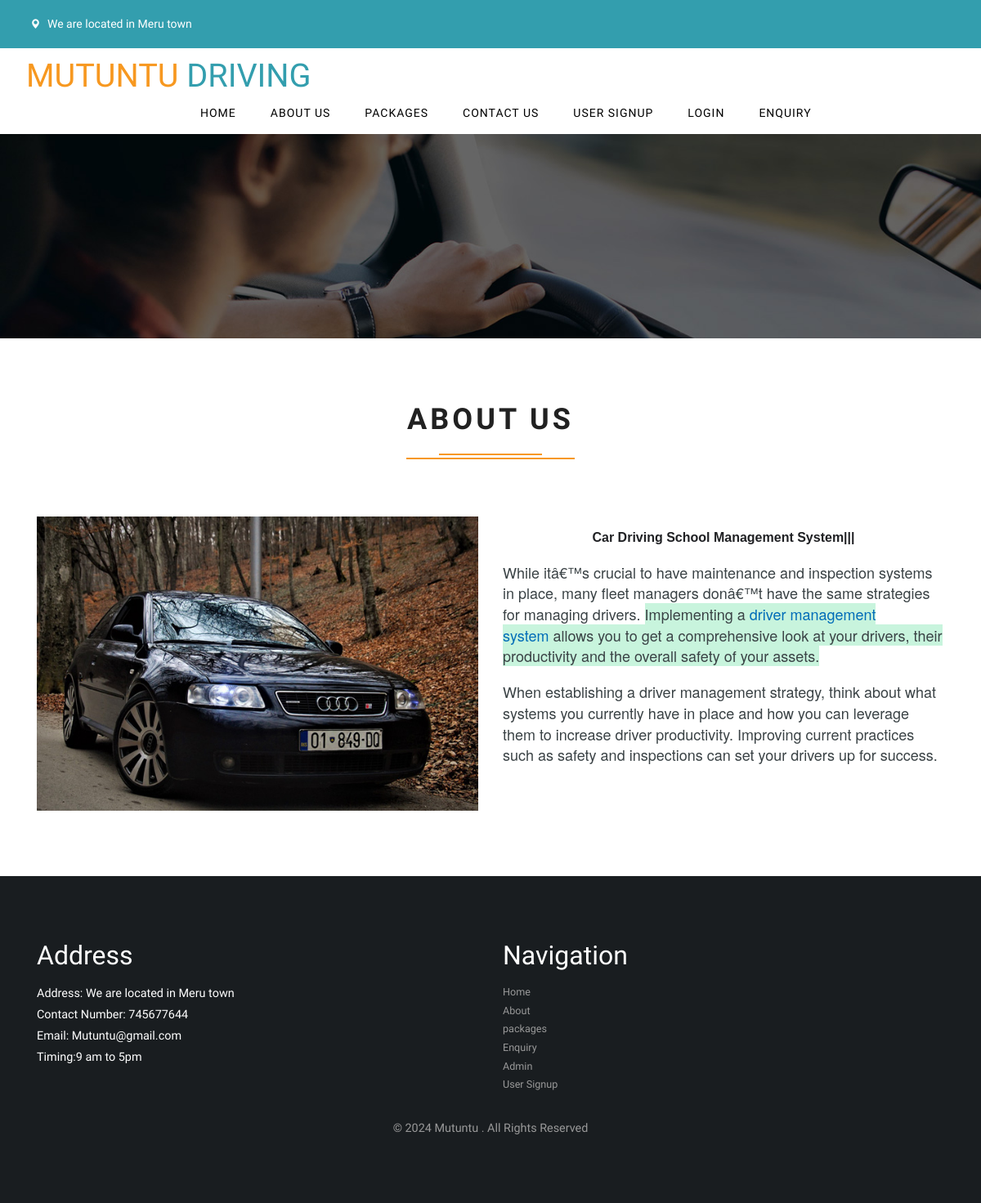
Page /about.php on the committed database.
### tables this page shows
CREATE TABLE `tblpage` (
  `ID` int(10) NOT NULL,
  `PageType` varchar(200) DEFAULT NULL,
  `PageTitle` mediumtext DEFAULT NULL,
  `PageDescription` mediumtext DEFAULT NULL,
  `Email` varchar(200) DEFAULT NULL,
  `MobileNumber` bigint(10) DEFAULT NULL,
  `UpdationDate` date DEFAULT NULL,
  `Timing` varchar(200) NOT NULL
);

### about.php (the view, shortened to what this page needs)
<?php
include('includes/dbconnection.php');
?>
<!DOCTYPE html>
<html lang="en">
<head>
<link href="css/bootstrap.css" rel="stylesheet" type="text/css" media="all" />
<link href="css/style.css" rel="stylesheet" type="text/css" media="all" />
<link href="css/font-awesome.css" rel="stylesheet">
</head>
<body>
	<?php include_once('includes/header.php');?>
	<div class="banner1">
	</div>
	<?php
$ret=mysqli_query($con,"select * from tblpage where PageType='aboutus' ");
while ($row=mysqli_fetch_array($ret)) {
?>
	<div class="about-top">
		<div class="container">
			<div class="w3l-heading">
				<h2 class="w3ls_head">About Us </h2>
			</div>
			<div class="wthree-services-bottom-grids">
				<div class="col-md-6 wthree-services-left">
					<img src="images/5.jpg" Class="img-responsive" alt="">
				</div>
				<div class="col-md-6 wthree-services-right">
					<div class="wthree-services-right-top">
						<p><?php  echo $row['PageDescription'];?></p>
					</div>
							<?php } ?>
				</div>
				<div class="clearfix"> </div>
			</div>
		</div>
	</div>
	<?php include_once('includes/footer.php');?>
</body>
</html>

### includes/header.php (shortened to what this page needs)
<div class="header">
	<div class="header_left">
		<ul>
			<?php
			$ret = mysqli_query($con, "select * from tblpage where PageType='contactus' ");
			while ($row = mysqli_fetch_array($ret)) {
			?>
				<li><span class="glyphicon glyphicon-map-marker" aria-hidden="true"></span><?php echo $row['PageDescription']; ?></li>
			<?php } ?>
		</ul>
	</div>
	<div class="clearfix"></div>
</div>
<div class="header-bottom">
	<nav class="navbar navbar-default">
		<div class="navbar-header navbar-left">
			<h1><a class="navbar-brand" href="index.php"><span>MUTUNTU </span> DRIVING</a></h1>
		</div>
		<div class="collapse navbar-collapse navbar-right" id="bs-example-navbar-collapse-1">
			<nav class="link-effect-2" id="link-effect-2">
				<ul class="nav navbar-nav">
					<li><a href="index.php"><span data-hover="Home">Home</span></a></li>
					<li><a href="about.php"><span data-hover="About Us">About Us</span></a></li>
					<li><a href="packages.php"><span data-hover="Packages">Packages</span></a></li>
					<li><a href="contact-us.php"><span data-hover="Contact Us">Contact Us</span></a></li>
					<li><a href="users/signup.php"><span data-hover="User Signup">User Signup</span></a></li>
					<li><a href="users/index.php"><span data-hover="User Signup">Login</span></a></li>
					<li><a href="enquiry-form.php"><span data-hover="Enquiry">Enquiry</span></a></li>
				</ul>
			</nav>
		</div>
	</nav>
</div>

### includes/footer.php (shortened to what this page needs)
<div class="w3-agile-footer">
	<div class="container">
		<div class="footer-grids">
			<div class="col-md-6 footer-grid">
				<div class="footer-grid-heading">
					<h4>Address</h4>
				</div>
				<div class="footer-grid-info">
					<?php
					$ret = mysqli_query($con, "select * from tblpage where PageType='contactus' ");
					while ($row = mysqli_fetch_array($ret)) {
					?> <p style="color: white"> Address: <?php echo $row['PageDescription']; ?></p>
						<p style="color: white"> Contact Number: <?php echo $row['MobileNumber']; ?></p>
						<p style="color: white"> Email: <?php echo $row['Email']; ?></p>
						<p style="color: white">Timing:<?php echo $row['Timing']; ?></p>
					<?php } ?>
				</div>
			</div>
			<div class="col-md-6 footer-grid">
				<div class="footer-grid-heading">
					<h4>Navigation</h4>
				</div>
				<div class="footer-grid-info">
					<ul>
						<li><a href="index.php">Home</a></li>
						<li><a href="about.php">About</a></li>
						<li><a href="packages.php">packages</a></li>
						<li><a href="enquiry-form.php">Enquiry</a></li>
						<li><a href="admin/index.php">Admin</a></li>
						<li><a href="users/signup.php">User Signup</a></li>
					</ul>
				</div>
			</div>
			<div class="clearfix"> </div>
		</div>
		<div class="agileits-w3layouts-copyright">
			<p>© 2024 Mutuntu . All Rights Reserved</p>
		</div>
	</div>
</div>

### css/style.css (style rules this page uses)
html, body { font-size: 100%; font-family: 'Prompt', sans-serif; background:#ffffff; margin: 0; }
p,ul li,ol li { margin:0; font-size:14px; }
h1,h2,h3,h4,h5,h6 { font-family: 'Prompt', sans-serif; margin:0; }
ul,label { margin:0; padding:0; }
input[type="submit"],input[type="reset"],a,.w3_agileits_services1_grid1 { -webkit-transition: 0.5s ease-in; -moz-transition: 0.5s ease-in; -ms-transition: 0.5s ease-in; -o-transition: 0.5s ease-in; transition:0.5s ease-in; }
.header { background: #339eae; padding: 0.5em 2em; position:relative; }
.header_left { float: left; margin: 10px 0; }
.header_left ul li { color: #fff; list-style-type: none; font-size: 14px; display: inline-block; padding: 0px 12px 0px 0; }
.header_left ul li span { top: 1px; font-size: 12px; margin-right: 4px; padding: 4px 5px; border-radius: 3px; color: #fff; }
.banner1 { background:url(../images/banner.jpg) no-repeat 0px 0px; background-size:cover; -webkit-background-size:cover; -moz-background-size:cover; -o-background-size:cover; -ms-background-size:cover; min-height:250px; }
.navbar-default { background: none; border: none; }
.navbar { margin-bottom: 0; }
.navbar-collapse { padding: 0; }
.navbar-right { margin-right: 0; }
.navbar-default .navbar-nav > li > a { font-weight: 500; letter-spacing: 1px; }
.navbar-nav > li > a { margin: 0; padding:0 1.5em; text-transform: uppercase; }
nav.navbar.navbar-default { background: none; padding: 1em 2em; }
.navbar-right { float: left !important; margin: 0.7em 0 0 18em; }
.navbar-default .navbar-nav > li > a { color: #000; }
.navbar-default .navbar-brand,.navbar-default .navbar-brand:hover, .navbar-default .navbar-brand:focus { color: #339eae; }
.navbar-brand { height: 42px; padding: 0; font-size: 1.1em; line-height: 35px; }
.navbar-brand span { color: #f79820; }
.link-effect-2 a { overflow: hidden; font-weight: 400; }
.link-effect-2 a span { position: relative; display: inline-block; -moz-transition: 0.3s; -o-transition: 0.3s; -webkit-transition: 0.3s; transition: 0.3s; }
.link-effect-2 a span::before { color:#ec9114; position: absolute; top: 100%; content: attr(data-hover); -moz-transform: translate3d(0, 0, 0); -ms-transform: translate3d(0, 0, 0); -webkit-transform: translate3d(0, 0, 0); transform: translate3d(0, 0, 0); }
.w3ls_head { font-size: 36px; color: #212121; font-weight: 600; margin-bottom: 70px; letter-spacing: 4px; text-transform: uppercase; text-align: center; padding-bottom: .8em; position: relative; }
.w3ls_head:before, .w3ls_head:after { position: absolute; background:#f79820; height: 2px; content: ''; }
.w3ls_head:before { width: 11%; bottom: 8%; left: 44.5%; }
.w3ls_head:after { width: 18%; right: 41%; bottom: 0%; }
.w3-agile-footer { background: #191d20; padding: 5em 0; }
.footer-grid-heading h4 { color: #ffffff; font-size: 2em; margin: 0; }
.footer-grid-info,.w3agile_footer_grid_list { margin: 1em 0 0 0; }
.footer-grid-info p { margin: 0; font-size: .9em; color: #999999; line-height: 1.8em; }
.footer-grid-info ul { padding:0; margin:0; }
.footer-grid-info ul li { display:block; }
.footer-grid-info ul li a { font-size: .9em; color: #999999; line-height: 1.8em; text-decoration: none; }
.agileits-w3layouts-copyright { text-align: center; margin: 2em 0 0 0; }
.agileits-w3layouts-copyright p { margin: 0; font-size: .9em; color: #999999; }
.glyphicon { position: relative; top: 1px; display: inline-block; font-family: 'Glyphicons Halflings'; font-style: normal; font-weight: 400; line-height: 1; -webkit-font-smoothing: antialiased; -moz-osx-font-smoothing: grayscale; color: #777; }
.wthree-services-right-top p { color: #999999; font-size: .9em; line-height: 1.8em; margin: 1em 0 0 0; }
.about-top { padding: 5em 0; }
@media (max-width: 1280px) { .navbar-right { margin: 0.7em 0 0 12em; } }

### rows in the picture
tblpage: PageDescription "We are located in Meru town", MobileNumber "745677644", Email "Mutuntu@gmail.com", Timing "9 am to 5pm"
tblpage: PageDescription "Car Driving School Management System||| While itâ€™s crucial to have maintenance and inspection systems in place, many fleet managers donâ€™t have the same strategies for managing drivers. Implementing a driver management system allows you to get a comprehensive look at your drivers, their productivity and the overall safety of your assets. When establishing a driver management strategy, think about what systems you currently have in place and how you can leverage them to increase driver productivity. Improving current practices such as safety and inspections can set your drivers up for success."
